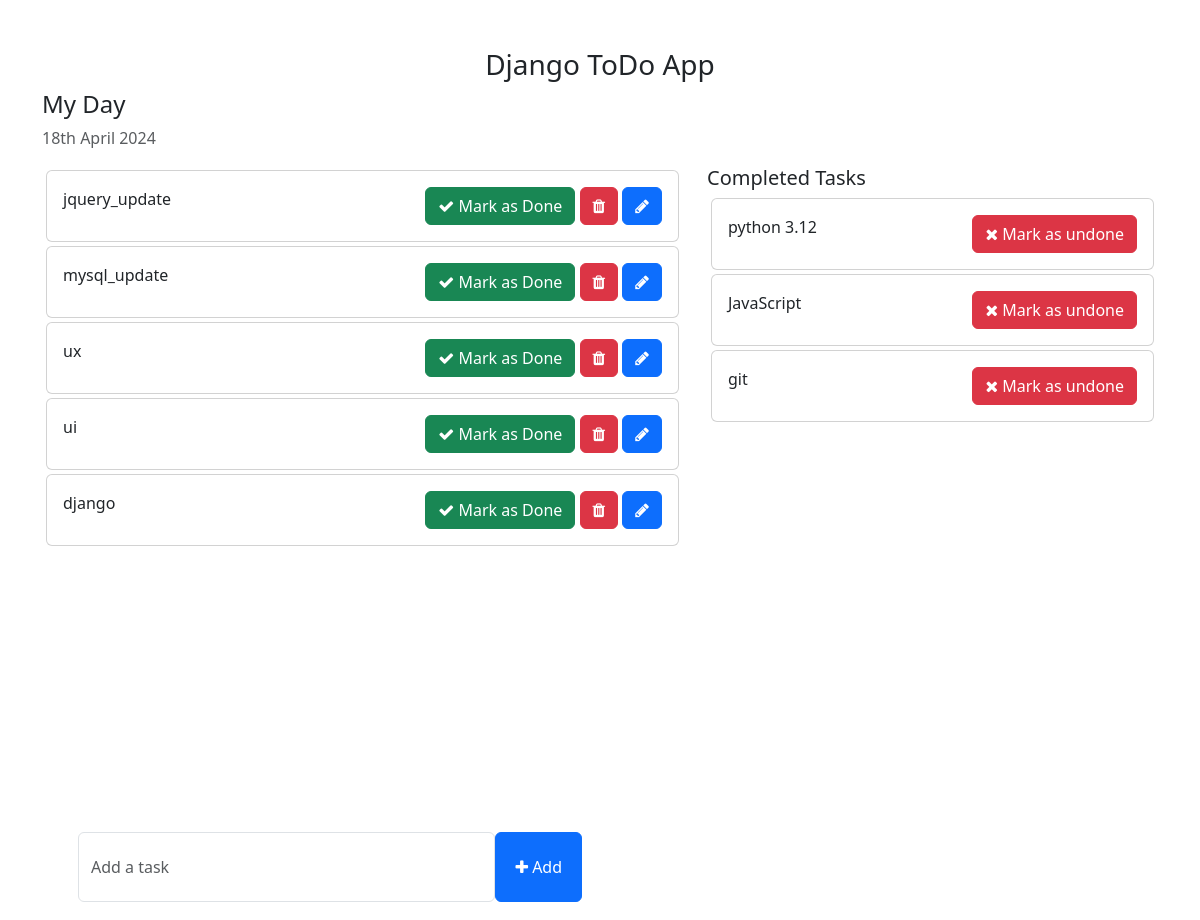
The page /todo_app on the database its author committed.
### todo_app/models.py (models this page shows, shortened)
class todo_details(models.Model):
    task=models.CharField(max_length=50)
    is_complete=models.BooleanField(default=False)
    created_at=models.DateTimeField(auto_now_add=True)
    update_at=models.DateTimeField(auto_now=True)

### todo_app/views.py (the view)
# urls.py: path('todo_app',tviews.todo_app, name='todo_app'),
def todo_app(request):
    todo_obj=todo_details.objects.filter(is_complete=False).order_by('-update_at')
    completed_task_obj=todo_details.objects.filter(is_complete=True)
    todo_data={
        'todoall':todo_obj,
        'completed_task':completed_task_obj
    }
    return render(request,'to_do.html',todo_data)

### todo_app/templates/to_do.html (shortened to what this page needs)
<!DOCTYPE html>
<html lang="en">
<head>
    <link href="https://cdn.jsdelivr.net/npm/bootstrap@5.3.0-alpha1/dist/css/bootstrap.min.css" rel="stylesheet">
    <link rel="stylesheet" href="https://cdnjs.cloudflare.com/ajax/libs/font-awesome/4.7.0/css/font-awesome.min.css">
</head>
<body>
    <div class="container">
        <h3 class="pt-5 text-center">Django ToDo App</h3>
        <div class="row">
            <h4>My Day</h4>
            <p class="text-muted">{% now "jS F Y" %}</p>
            <div class="col-md-7 col-lg-7" style="height: 450px; overflow: scroll;">
                {%  for tall in todoall %}
                <div class="card m-1">
                    <div class="card-body">
                        {{ tall.task }}
                        <span style="position: relative; float: right;">
                            <a href="{% url 'mark_as_done'  tall.pk %}" class="btn btn-success"><i class="fa fa-check"></i> Mark as Done</a>
                            <a href="{% url 'delete_task' tall.id %}" class="btn btn-danger"><i class="fa fa-trash"></i></a>
                            <a href="{% url 'mark_as_edit' tall.pk %}" class="btn btn-primary"><i class="fa fa-pencil"></i></a>
                        </span>
                    </div>
                </div>
               {% endfor %}
            </div>
            <div class="col-md-5 col-lg-5">
                <h5>Completed Tasks</h5>
                {% for complt in completed_task %}
                <div class="card m-1">
                    <div class="card-body">
                    <div style="float: left;"> {{ complt.task }}</div>
                    <a href="{% url 'mark_as_undone' complt.pk %}"><div style="float: right;" class="btn btn-danger"><i class="fa fa-times" aria-hidden="true"></i> Mark as undone</div></a>
                    </div>
                </div>
                {% endfor %}
            </div>
        </div>
        <div class="row">
            <div class="col-md-6 col-lg-6 p-0" style="position: absolute; bottom: -30px;">
                <form action="{% url 'taskdetails' %}" method="POST" >
                    <div class="form-group m-5">
                        <span style="display: flex;">
                            <input type="text" name="task_details" class="form-control" placeholder="Add a task">
                            <button type="submit" class="btn btn-primary" style="width: 100px; "><i class="fa fa-plus"></i> Add</button>
                        </span>
                    </div>
                </form>
            </div>
        </div>
    </div>
</body>
</html>

### todo_app/templates/to_do.html (style rules this page uses)
.form-control { padding: 1.375rem .75rem !important; }

### rows shown on the page
todo_details: task "jquery_update"
todo_details: task "mysql_update"
todo_details: task "ux"
todo_details: task "ui"
todo_details: task "django"
todo_details: task "python 3.12"
todo_details: task "JavaScript"
todo_details: task "git"
